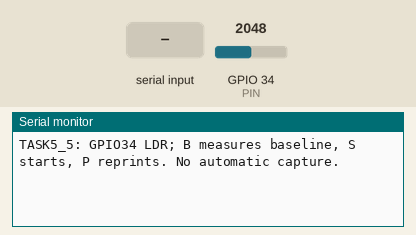
A sketch run on a simulated ESP32. Shown: the last lines printed to the serial monitor. The inputs (shaded band) are chosen by the test bench; at power-on: GPIO 34 (PIN) = 2048 (analog values on the 0–4095 scale).

Above: at 3.2 s.
3.3 s: "B" received over Serial
At 6.1 s:
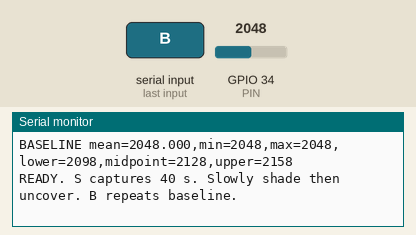
6.3 s: "S" received over Serial
At 7.4 s:
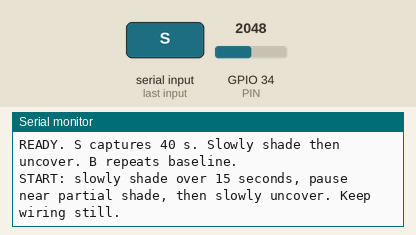

The sketch:

task5-ldr-hysteresis.ino
```cpp
#include <Arduino.h>
constexpr int PIN=34, N=2000;
constexpr uint32_t PERIOD=20000;
uint16_t raw[N]; uint32_t stamp[N];
int lowThreshold=0, highThreshold=0, midpoint=0;
bool ready=false, captured=false;
void baseline(){
  long sum=0; int lo=4095,hi=0;
  for(int i=0;i<32;i++){analogRead(PIN);delay(10);}
  for(int i=0;i<200;i++){int v=analogRead(PIN);sum+=v;lo=min(lo,v);hi=max(hi,v);delay(10);}
  int b=(sum+100)/200;
  lowThreshold=b+50;highThreshold=b+110;midpoint=b+80;
  ready=highThreshold<4000;
  Serial.printf("BASELINE mean=%.3f,min=%d,max=%d,lower=%d,midpoint=%d,upper=%d\n",sum/200.0,lo,hi,lowThreshold,midpoint,highThreshold);
  Serial.println(ready?"READY. S captures 40 s. Slowly shade then uncover. B repeats baseline.":"NOT_READY: baseline too close to upper rail. Increase illumination, then B.");
}
void printData(){
  if(!captured)return;
  Serial.println("BEGIN_TASK5_5_LDR_HYSTERESIS");
  Serial.printf("CONFIG lower=%d,midpoint=%d,upper=%d,initial_state=0,period_us=%lu\n",lowThreshold,midpoint,highThreshold,(unsigned long)PERIOD);
  Serial.println("sample,elapsed_us,raw_adc,single_threshold,hysteresis");
  bool h=false;int singleChanges=0,hystChanges=0,prev=0;
  for(int i=0;i<N;i++){
    bool single=raw[i]>=midpoint;bool old=h;
    if(raw[i]>=highThreshold)h=true;else if(raw[i]<=lowThreshold)h=false;
    if(single!=prev)singleChanges++;if(h!=old)hystChanges++;prev=single;
    Serial.printf("%d,%lu,%u,%d,%d\n",i+1,(unsigned long)stamp[i],raw[i],single,h);
  }
  Serial.printf("SUMMARY N=%d,single_switches=%d,hysteresis_switches=%d\n",N,singleChanges,hystChanges);
  Serial.println("END_TASK5_5_LDR_HYSTERESIS");Serial.println("DONE. P reprints stored data. Export before a new capture or baseline.");
}
void capture(){
  if(!ready){Serial.println("Run B for a valid baseline first.");return;}
  Serial.println("START: slowly shade over 15 seconds, pause near partial shade, then slowly uncover. Keep wiring still.");Serial.flush();
  uint32_t start=micros();
  for(int i=0;i<N;i++){
    uint32_t target=start+(uint32_t)i*PERIOD;
    while((int32_t)(micros()-target)<0)delayMicroseconds(50);
    stamp[i]=micros()-start;raw[i]=analogRead(PIN);delay(1);
  }
  captured=true;printData();
}
void setup(){Serial.begin(115200);analogReadResolution(12);analogSetPinAttenuation(PIN,ADC_11db);delay(2000);Serial.println("TASK5_5: GPIO34 LDR; B measures baseline, S starts, P reprints. No automatic capture.");}
void loop(){while(Serial.available()){char c=Serial.read();if(c=='B'||c=='b'){if(captured)Serial.println("Export existing capture before baseline changes.");else baseline();}if(c=='S'||c=='s')capture();if(c=='P'||c=='p')printData();}delay(10);}
```

Measured:
- after the input at 3.3 s, the serial monitor: prints a new line after 2.4 s (image 1)
- after the input at 6.3 s, the serial monitor: prints a new line at once (image 2)
